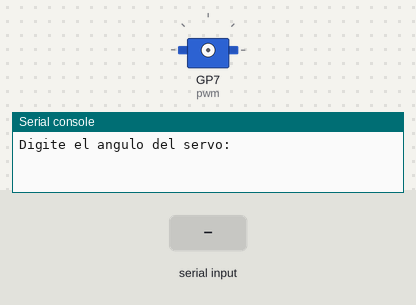
Simulated run of this program. Board: Raspberry Pi Pico running MicroPython. Shown: servo, the last lines printed to the serial console. The inputs (shaded band) are chosen by the test bench. Servo angles are drawn from the pulse width (0.5 ms = 0°, 2.5 ms = 180°).

Above: at 1.2 s.
1.3 s: "5" typed at the serial console, then Enter
2.8 s: "90" typed at the serial console, then Enter
At 4.0 s:
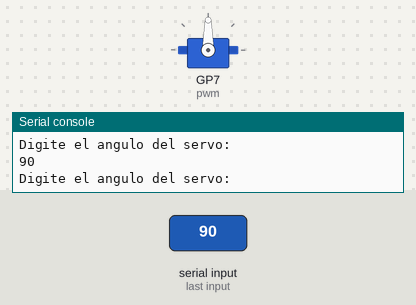
4.3 s: "200" typed at the serial console, then Enter
At 5.3 s:
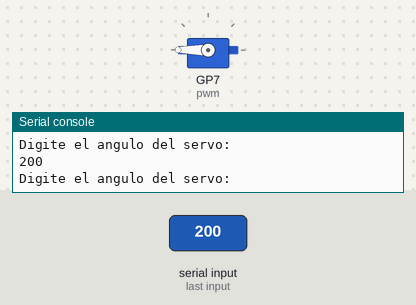
Timing chart, 0 to 7.3 s (numbered marks = the images above; inputs shaded):
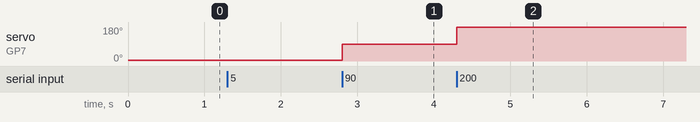

Measured:
- after the input at 2.8 s, servo on GP7 (pwm): 5° → 90° at once
- after the input at 4.3 s, servo on GP7 (pwm): 90° → 180° at once

The program:

03_ejemplo_05_PWM_servomotor.py.py
```python
from machine import PWM,Pin

pwm = PWM(Pin(7)) # probar con 18

pwm.freq(50) #frecuencia comun de trabajo del servo
             # es decir el periodo T=20ms

continuar = True

while continuar:
    angulo = input('Digite el angulo del servo: ')
    if angulo == 'z':
        pwm.deinit() # liberamos el pwm
        continuar=False
    else:
        #calculamos el valor del duty cycle
        dc = 1638.375 + 36.4*int(angulo)
        pwm.duty_u16(int(dc))

print('Fin de programa')
```
